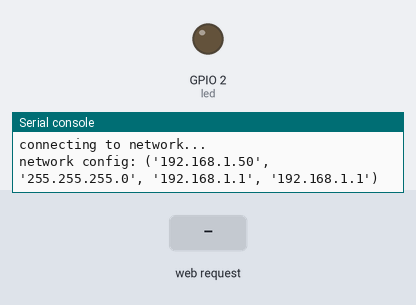
Simulated run of this program. Board: ESP32 board running MicroPython. Parts: output pins drawn as LEDs (lit = HIGH), the last lines printed to the serial console. Inputs (shaded band) come from the test bench. WiFi joins after 1.5 s; values from a settings file that is not in the repository are placeholders.

Above: at 2.7 s.
2.8 s: HTTP request GET /?LED=1 received
At 3.9 s:
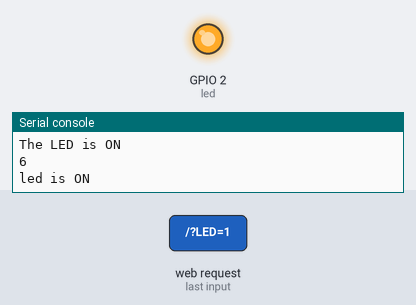
4.3 s: HTTP request GET /?LED=0 received
At 5.0 s:
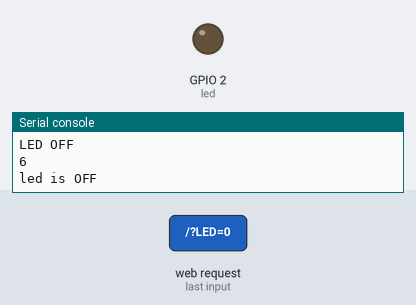
Timing chart, 0 to 7.3 s (numbered marks = the images above; inputs shaded):
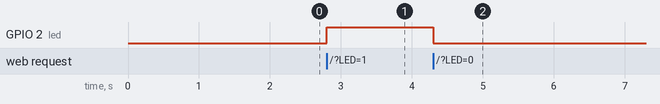

The program:

webserver_graph.py
```python
# ************************
# Web Server in ESP32 using
# web sockets (wifi station)
# Author: George Bantique
# Date: October 28, 2020
# Feel free to modify it
# according to your needs
# ************************
import json
import machine
led = machine.Pin(2,machine.Pin.OUT)
led.off()

# ************************
# Configure the ESP32 wifi
# as STAtion mode.
import network
import wifi_credentials

sta = network.WLAN(network.STA_IF)
if not sta.isconnected():
    print("connecting to network...")
    sta.active(True)
    #sta.connect("your wifi ssid", "your wifi password")
    sta.connect(wifi_credentials.ssid, wifi_credentials.password)
    while not sta.isconnected():
        pass
print("network config:", sta.ifconfig())

# ************************
# Configure the socket connection
# over TCP/IP
import socket

# AF_INET - use Internet Protocol v4 addresses
# SOCK_STREAM means that it is a TCP socket.
# SOCK_DGRAM means that it is a UDP socket.
s = socket.socket(socket.AF_INET, socket.SOCK_STREAM)
s.bind(("",80)) # specifies that the socket is reachable
#                 by any address the machine happens to have
s.listen(5)     # max of 5 socket connections

# ************************
# Function for creating the
# web page to be displayed
def web_page():
    if led.value()==1:
        led_state = "ON"
        print("led is ON")
    elif led.value()==0:
        led_state = "OFF"
        print("led is OFF")

    html_page = """
      <!DOCTYPE HTML><html>
<!-- Rui Santos - Complete project details at https://RandomNerdTutorials.com

Permission is hereby granted, free of charge, to any person obtaining a copy
of this software and associated documentation files.
The above copyright notice and this permission notice shall be included in all
copies or substantial portions of the Software. -->
<head>
  <meta name="viewport" content="width=device-width, initial-scale=1">
  <script src="https://code.highcharts.com/highcharts.js"></script>
  <style>
    body {
      min-width: 310px;
    	max-width: 800px;
    	height: 400px;
      margin: 0 auto;
    }
    h2 {
      font-family: Arial;
      font-size: 2.5rem;
      text-align: center;
    }
  </style>
</head>
<body>
  <h2>ESP Weather Station</h2>
  <div id="chart-temperature" class="container"></div>
  <div id="chart-humidity" class="container"></div>
  <div id="chart-pressure" class="container"></div>
</body>
<script>
var chartT = new Highcharts.Chart({
  chart:{ renderTo : "chart-temperature" },
  title: { text: "BME280 Temperature" },
  series: [{
    showInLegend: false,
    data: []
  }],
  plotOptions: {
    line: { animation: false,
      dataLabels: { enabled: true }
    },
    series: { color: "#059e8a" }
  },
  xAxis: { type: "datetime",
    dateTimeLabelFormats: { second: "%H:%M:%S" }
  },
  yAxis: {
    title: { text: "Temperature (Celsius)" }
    //title: { text: "Temperature (Fahrenheit)" }
  },
  credits: { enabled: false }
});
setInterval(function ( ) {
  var xhttp = new XMLHttpRequest();
  xhttp.onreadystatechange = function() {
    if (this.readyState == 4 && this.status == 200) {
      console.log('response' + this);
      console.log('responseText' + this.responseText);
      const data = JSON.parse(this.responseText);
      console.log('data' + data.data);
      var x = (new Date()).getTime(),
          y = parseFloat(data.data);

      if(chartT.series[0].data.length > 40) {
        chartT.series[0].addPoint([x, y], true, true, true);
      } else {
        chartT.series[0].addPoint([x, y], true, false, true);
      }
    }
  };
  xhttp.open("GET", "/temp", true);
  xhttp.send();
}, 10000 ) ;
</script>
        <center>
         <form>
          <button name="LED" type="submit" value="1"> LED ON </button>
          <button name="LED" type="submit" value="0"> LED OFF </button>
         </form>
        </center>
        <center><p>LED is now <strong>""" + led_state + """</strong>.</p></center>
      </body>
      </html>"""
    return html_page
random = 1
#try:
while True:
    # Socket accept()
    conn, addr = s.accept()
    print("Got connection from %s" % str(addr))

    # Socket receive()
    request=conn.recv(1024)
    print("")
    print("")
    print("Content %s" % str(request))

    # Socket send()
    request = str(request)
    led_on = request.find("/?LED=1")
    led_off = request.find("/?LED=0")
    temperature = request.find("/temp")
    if temperature == 6:
        print("temperature")
        if random == 1:
            response = {"data" : "20"}
            random = 2
        elif random == 2:
            response = {"data" : "30"}
            random = 3
        else:
            response = {"data" : "35"}
            random = 1

        json_str = json.dumps(response) # convert the dictionary to a JSON string
        data_bytes = bytes(json_str, "utf-8") # convert the string to bytes

        conn.send("HTTP/1.1 200 OK\n")
        conn.send("Content-Type: application/json\n")
        conn.send("Connection: close\n\n")
        conn.sendall(data_bytes)
    else:
        if led_on == 6:
            print("The LED is ON")
            print(str(led_on))
            led.value(1)

        else:
            #if led_off == 6:
            print("LED OFF")
            print(str(led_off))
            led.value(0)

        response = web_page()
        conn.send('HTTP/1.1 200 OK\n')
        conn.send('Content-Type: text/html\n')
        conn.send('Connection: close\n\n')
        conn.sendall(response)


    # Socket close()
    conn.close()
#except:
    #s.close()
    #print("exception")
```

Measured:
- after the input at 2.8 s, GPIO 2 (led): LOW → HIGH at once
- after the input at 4.3 s, GPIO 2 (led): HIGH → LOW at once
